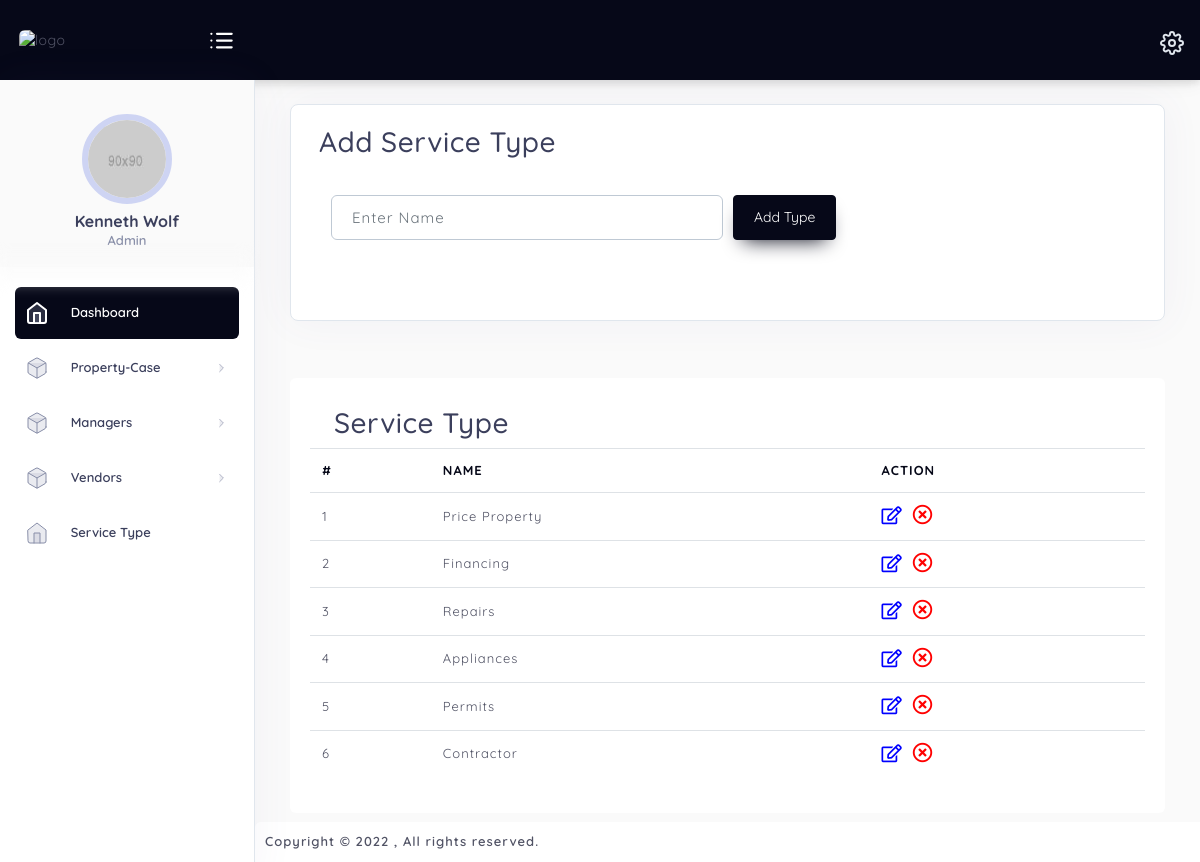
Page /hud/admin/service_types.php on the committed database.
### tables this page shows
CREATE TABLE `service_type` (
  `id` int(11) NOT NULL,
  `name` varchar(255) NOT NULL
);

### hud/admin/service_types.php (the view, shortened to what this page needs)
<?php
include_once('../db/db.php');
$get_types=mysqli_query($conn,"SELECT * FROM service_type");
?>
<!DOCTYPE html>
<html lang="en">
    <?php include_once('includes/head.php');?>
    <body class="sidebar-noneoverflow">
        <?php include_once('includes/topbar.php');?>
        <div class="main-container" id="container">
            <?php include_once('includes/sidenav.php');?>
            <div id="content" class="main-content">
            <div class="layout-px-spacing mt-4">
                        <div class="col-lg-12 col-12 layout-spacing" >
                            <div class="statbox widget box box-shadow mb-4">
                                <div class="widget-header">
                                    <div class="row mb-2">
                                        <div class="col-xl-12 col-md-12 col-sm-12 col-12">
                                            <h3>Add Service Type</h3>
                                        </div>
                                    </div>
                                </div>
                                <div class="widget-content widget-content-area" style="border: none;">
                                    <form action="" method="POST">
                                        <div class="form-row mb-4">
                                            <div class="form-group col-md-6">
                                                <input type="text" class="form-control" id="name" name="name" placeholder="Enter Name" required>
                                            </div>
                                            <div class="form-group col-md-2">
                                                <button type="submit" name="submit" class="btn btn-primary" style="height: 45px">Add Type</button>
                                            </div>
                                        </div>
                                    </form>
                                </div>
                            </div>
                        </div>
                    <div class="col-xl-12 col-lg-12 col-sm-12  layout-spacing mb-4">
                        <div class="widget-content widget-content-area br-6 mt-2">
                            <div class="widget-header ml-4 mt-2">
                                <div class="row">
                                    <div class="col-xl-12 col-md-12 col-sm-12 col-12">
                                        <h3>Service Type</h3>
                                    </div>
                                </div>
                            </div>
                            <table id="html5-extension" class="table table-hover non-hover" style="width:100%">
                                <thead>
                                    <tr>
                                        <th>#</th>
                                        <th>Name</th>
                                        <th class="dt-no-sorting">Action</th>
                                    </tr>
                                </thead>
                                <tbody>
                                    <?php
                                        $count=1;
                                        while ($data=mysqli_fetch_array($get_types)) {
                                    ?>
                                    <tr>
                                        <td><?php echo $count ?></td>
                                        <td><?php echo $data['name']; ?> </td>
                                        <td>
                                             <a data-toggle="modal" data-target="#modal<?php echo $count; ?>"><i class="far fa-edit" style="color: blue; font-size: 18px;margin-right: 5px" aria-hidden="true"></i></a>
                                            <a href="deleteGroup.php?id=<?php echo $data['id'];?>&table=service_type&page=service_types.php" onclick="return confirm('Are you sure?')"><i class="far fa-times-circle" style="color: red; font-size: 20px;" aria-hidden="true"></i></a>
                                        </td>
                                    </tr>
                                    <?php
                                         $count++;
                                        }
                                    ?>
                                </tbody>
                            </table>
                        </div>
                    </div>
            </div>
                <?php include_once('includes/footer.php');?>
            </div>
        </div>
    </body>
</html>

### hud/admin/assets/css/dashboard/dash_1.css (style rules this page uses)
.layout-spacing { padding-bottom: 25px; }
.widget { position: relative; padding: 20px; border-radius: 8px; border: none; background: #fff; -webkit-box-shadow: none; -moz-box-shadow: none; box-shadow: none; border: 1px solid #e0e6ed; box-shadow: 0 0 40px 0 rgb(94 92 154 / 6%); }

### hud/admin/assets/css/main.css (style rules this page uses)
html { min-height: 100%; }
body { color: #888ea8; height: 100%; font-size: 0.875rem; background: #f1f2f3; overflow-x: hidden; overflow-y: auto; letter-spacing: 0.0312rem; font-family: 'Quicksand', sans-serif; }
h1, h2, h3, h4, h5, h6 { color: #3b3f5c; }
a { color: #515365; outline: none; }
.form-control { height: auto; border: 1px solid #bfc9d4; color: #3b3f5c; font-size: 15px; padding: 8px 10px; letter-spacing: 1px; height: calc(1.4em + 1.4rem + 2px); padding: .75rem 1.25rem; border-radius: 6px; }
.btn { padding: 0.4375rem 1.25rem; text-shadow: none; font-size: 14px; color: #3b3f5c; font-weight: normal; white-space: normal; word-wrap: break-word; transition: .2s ease-out; touch-action: manipulation; cursor: pointer; background-color: #f1f2f3; box-shadow: 0px 5px 20px 0 rgba(0, 0, 0, 0.1); will-change: opacity, transform; transition: all 0.3s ease-out; -webkit-transition: all 0.3s ease-out; }
.btn-primary { color: #fff !important; background-color: #060818 !important; border-color: #060818; box-shadow: 0 10px 20px -10px #060818; }
.table > tbody > tr > td { vertical-align: middle; color: #515365; font-size: 13px; letter-spacing: 1px; }
.table > thead > tr > th { color: #060818; font-weight: 700; font-size: 13px; letter-spacing: 1px; text-transform: uppercase; }
.table thead th { vertical-align: bottom; border-bottom: none; }
.statbox .widget-content:before, .statbox .widget-content:after { display: table; content: ""; line-height: 0; clear: both; }
.br-6 { border-radius: 6px !important; }

### hud/admin/assets/css/structure.css (style rules this page uses)
html { min-height: 100%; }
body { color: #888ea8; height: 100%; font-size: 0.875rem; background: #fafafa; overflow-x: hidden; overflow-y: auto; letter-spacing: 0.0312rem; font-family: 'Quicksand', sans-serif; }
h1, h2, h3, h4, h5, h6 { color: #3b3f5c; }
.main-container { min-height: 100vh; display: -webkit-box; display: -ms-flexbox; display: flex; -webkit-box-orient: horizontal; -webkit-box-direction: normal; -ms-flex-direction: row; flex-direction: row; -ms-flex-wrap: wrap; flex-wrap: wrap; -webkit-box-pack: start; -ms-flex-pack: start; justify-content: flex-start; }
#content { width: 50%; flex-grow: 8; margin-top: 80px; margin-bottom: 0; margin-left: 255px; -webkit-transition: .3s ease all; transition: .3s ease all; }
.widget { padding: 0; margin-top: 0; margin-bottom: 0; border-radius: 6px; border: 1px solid #e0e6ed; box-shadow: 0 0 40px 0 rgba(94, 92, 154, 0.06); }
.layout-spacing { padding-bottom: 40px; }
.layout-px-spacing { padding: 0 20px 0 20px !important; min-height: calc(100vh - 140px) !important; }
.widget.box .widget-header { background: #fff; padding: 0px 8px 0px; border-top-right-radius: 6px; border-top-left-radius: 6px; }
.widget .widget-header { border-bottom: 0px solid #f1f2f3; }
.widget .widget-header:before { display: table; content: ""; line-height: 0; }
.widget .widget-header:after { display: table; content: ""; line-height: 0; clear: both; }
.widget-content-area { padding: 20px; position: relative; background-color: #fff; border-bottom-left-radius: 6px; border-bottom-right-radius: 6px; }

### rows in the picture
service_type: name "Price Property"
service_type: name "Financing"
service_type: name "Repairs"
service_type: name "Appliances"
service_type: name "Permits"
service_type: name "Contractor"
